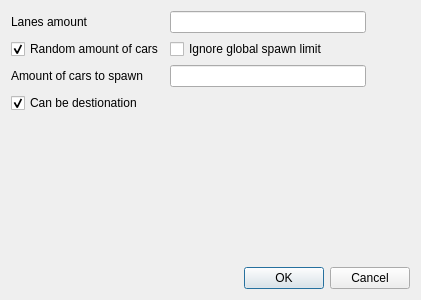
<?xml version="1.0" encoding="UTF-8"?>
<ui version="4.0">
 <class>Dialog</class>
 <widget class="QDialog" name="Dialog">
  <property name="geometry">
   <rect>
    <x>0</x>
    <y>0</y>
    <width>421</width>
    <height>300</height>
   </rect>
  </property>
  <property name="windowTitle">
   <string>Dialog</string>
  </property>
  <layout class="QGridLayout" name="gridLayout">
   <item row="10" column="3">
    <spacer name="verticalSpacer">
     <property name="orientation">
      <enum>Qt::Vertical</enum>
     </property>
     <property name="sizeHint" stdset="0">
      <size>
       <width>20</width>
       <height>40</height>
      </size>
     </property>
    </spacer>
   </item>
   <item row="11" column="0" colspan="6">
    <widget class="QDialogButtonBox" name="buttonBox">
     <property name="orientation">
      <enum>Qt::Horizontal</enum>
     </property>
     <property name="standardButtons">
      <set>QDialogButtonBox::Cancel|QDialogButtonBox::Ok</set>
     </property>
    </widget>
   </item>
   <item row="2" column="0">
    <widget class="QCheckBox" name="random_cars">
     <property name="text">
      <string>Random amount of cars</string>
     </property>
     <property name="checked">
      <bool>true</bool>
     </property>
    </widget>
   </item>
   <item row="0" column="1">
    <widget class="QLineEdit" name="lanes_amount">
     <property name="inputMethodHints">
      <set>Qt::ImhDigitsOnly</set>
     </property>
    </widget>
   </item>
   <item row="0" column="0">
    <widget class="QLabel" name="label">
     <property name="text">
      <string>Lanes amount</string>
     </property>
    </widget>
   </item>
   <item row="5" column="0">
    <widget class="QLabel" name="label_2">
     <property name="enabled">
      <bool>true</bool>
     </property>
     <property name="text">
      <string>Amount of cars to spawn</string>
     </property>
    </widget>
   </item>
   <item row="5" column="1">
    <widget class="QLineEdit" name="car_spawn_num">
     <property name="enabled">
      <bool>true</bool>
     </property>
    </widget>
   </item>
   <item row="2" column="1">
    <widget class="QCheckBox" name="ignore_limit">
     <property name="text">
      <string>Ignore global spawn limit</string>
     </property>
    </widget>
   </item>
   <item row="7" column="0">
    <widget class="QCheckBox" name="is_destination">
     <property name="text">
      <string>Can be destionation</string>
     </property>
     <property name="checked">
      <bool>true</bool>
     </property>
    </widget>
   </item>
  </layout>
 </widget>
 <resources/>
 <connections>
  <connection>
   <sender>buttonBox</sender>
   <signal>accepted()</signal>
   <receiver>Dialog</receiver>
   <slot>accept()</slot>
   <hints>
    <hint type="sourcelabel">
     <x>248</x>
     <y>254</y>
    </hint>
    <hint type="destinationlabel">
     <x>157</x>
     <y>274</y>
    </hint>
   </hints>
  </connection>
  <connection>
   <sender>buttonBox</sender>
   <signal>rejected()</signal>
   <receiver>Dialog</receiver>
   <slot>reject()</slot>
   <hints>
    <hint type="sourcelabel">
     <x>316</x>
     <y>260</y>
    </hint>
    <hint type="destinationlabel">
     <x>286</x>
     <y>274</y>
    </hint>
   </hints>
  </connection>
 </connections>
</ui>
